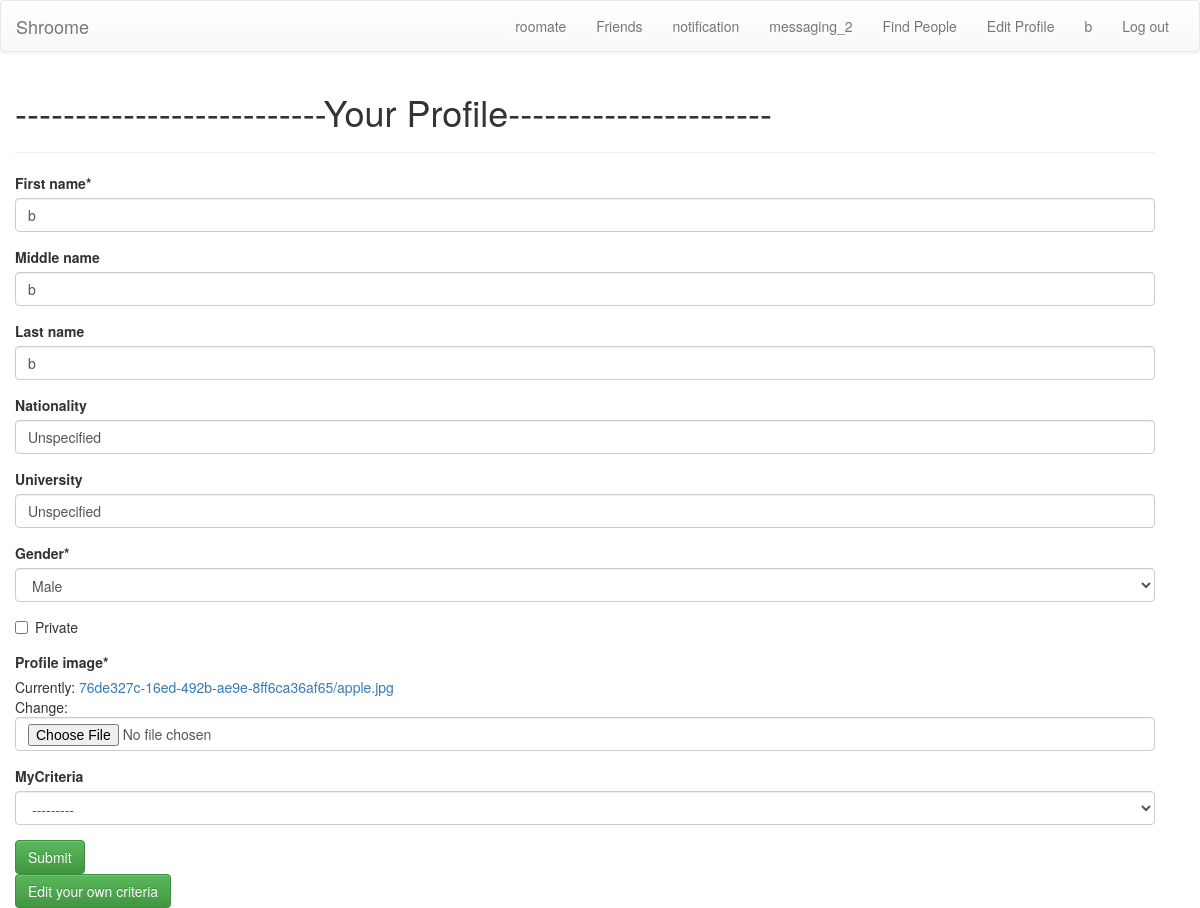
The app's page /edit_profile/ (signed in), older data.
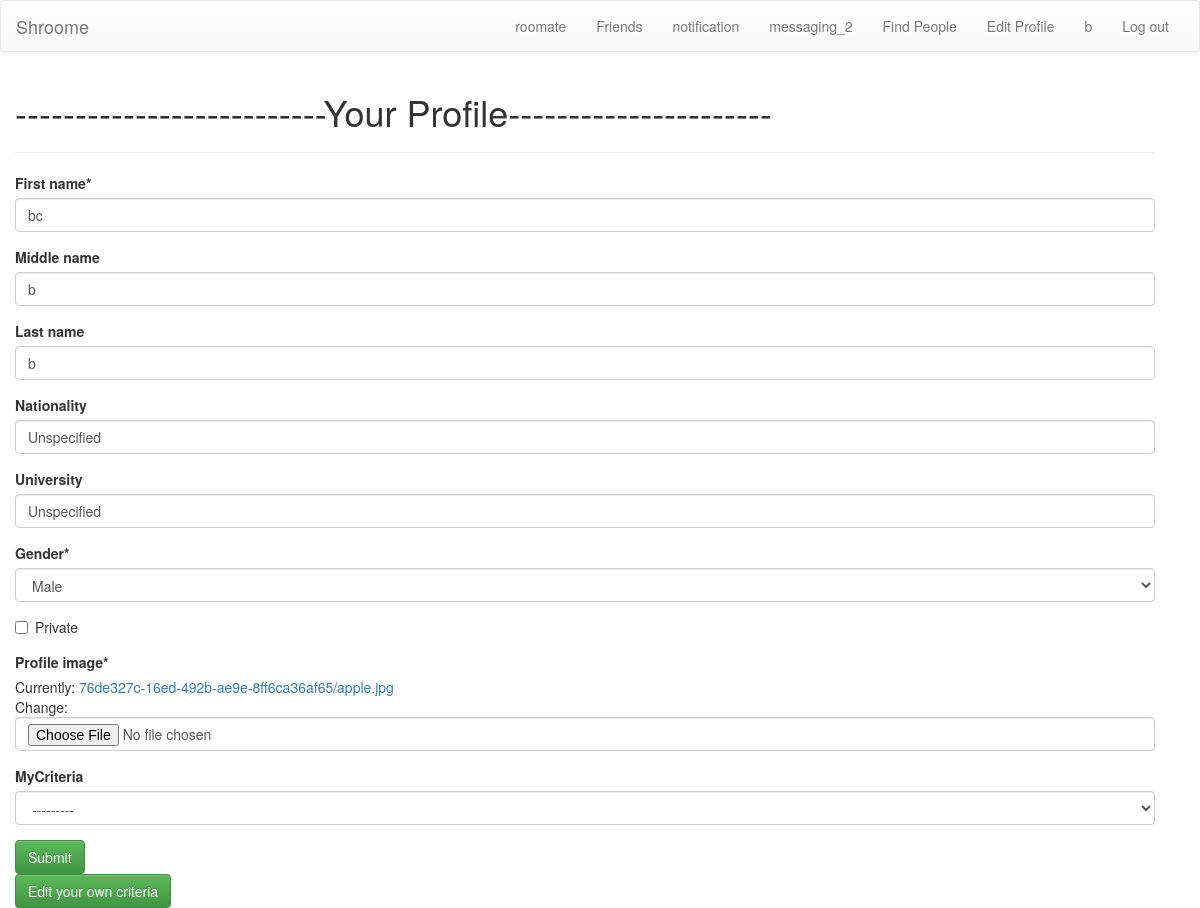
The same page, newer data.
### userprofile/models.py (models this page shows)
class Profile(models.Model):
	id = models.UUIDField(primary_key=True, default=uuid.uuid4, editable=False)
	user = models.OneToOneField(settings.AUTH_USER_MODEL,blank = False,null = False)	#user_id --> in dictionary
	first_name = models.CharField(max_length=50,blank=False,null=False,default = "Unspecified")
	middle_name = models.CharField(max_length=50,null=True,blank=True,default = "Unspecified")
	last_name = models.CharField(max_length=50,null=True,blank=True,default = "Unspecified")
	nationality = models.CharField(max_length=50,null=True,blank=True,default = "Unspecified")
	university = models.CharField(max_length=50,null=True,blank=True,default = "Unspecified")
	gender = models.CharField(max_length=1,choices=constants.GENDER_CHOICES,default='M')
	private = models.BooleanField(default = False)
	profile_image = models.ImageField(upload_to=upload_location,default = "76de327c-16ed-492b-ae9e-8ff6ca36af65/apple.jpg")
	searchCriteria = models.ForeignKey(Criteria,blank = True,null = True,related_name="criteria+")
	myCriteria = models.ForeignKey(Criteria,blank = True ,null = True)

### userprofile/views.py (the view)
# urls.py: url(r'^edit_profile/$','userprofile.views.edit_profile',name='edit_profile'),
def edit_profile(request):
	if request.user.is_authenticated():
		my_profile = Profile.objects.filter(user=request.user)
		edit = EditForm(request.POST or None,request.FILES or None ,instance = my_profile[0])
		if edit.is_valid():
			instance = edit.save(commit=False)
			instance.save()
		context = {"profile":my_profile[0],"edit":edit}
		return render(request,'edit_profile.html',context)
	else:
		return redirect(gethome())

### userprofile/forms.py
class EditForm(ModelForm):
	class Meta:
		model = Profile
		exclude = ['id','user','searchCriteria','userCriteria']

### templates/edit_profile.html
{% load crispy_forms_tags %}
<!DOCTYPE html>
<html>
	<head>
	</head>
	<body>
		{% include 'navbar.html' %}
		  <div class="row">
		    	<div class="col-md-8">
					<div class="container">
				    	<h1>--------------------------Your Profile----------------------</h1>
				    	<hr/>
				    	<form action="" method="post" enctype="multipart/form-data">{% csrf_token %}
							{{ edit | crispy }}
					        <input class='btn btn-success' type="submit" value="Submit" />
           				</form>
						<a class = 'btn btn-success' href ="../my_criteria"> Edit your own criteria </a>
			    	</div>
			    </div>
 		  </div>
	</body>
</html>

Row changes from the older to the newer data that the page shows:
changed Profile "Unspecified": first_name "b" → "bc"
